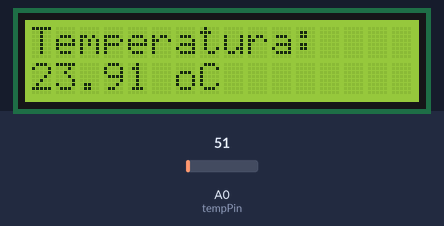
Bench run of a sketch on a simulated Arduino Uno, built with avr-gcc and run on an emulated ATmega328P. Shown: 16×2 character LCD. The test bench sets the inputs (shaded band); at power-on: A0 (tempPin) = 51. What the sketch prints to the serial monitor is not drawn.

Above: at 4.2 s.
4.3 s: A0 (tempPin) set to 61
At 5.7 s:
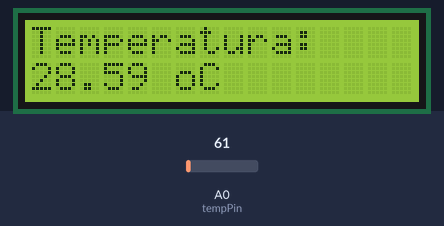
6.0 s: A0 (tempPin) set to 71
At 6.4 s:
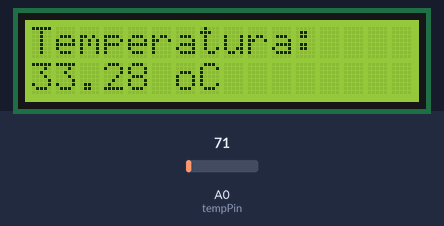
7.5 s: A0 (tempPin) set to 86
At 7.9 s:
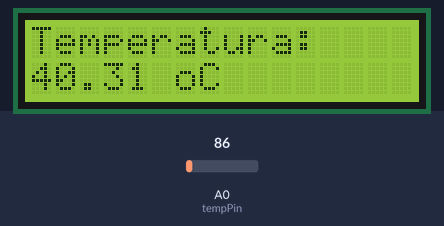
Timing chart, 0 to 10.5 s (numbered marks = the images above; inputs shaded):
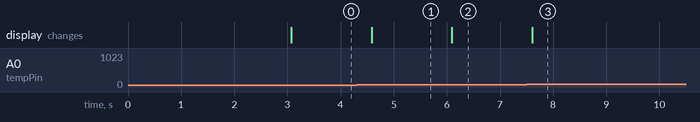

The sketch:

lm35_temperatura_mostra_lcd.ino
```cpp
#include<LiquidCrystal.h>;
LiquidCrystal lcd(12,11,5,4,3,2);
int tempPin = 0;
float tempC = 0;

void setup(){

  Serial.begin(9600);
  lcd.begin(16, 2);
  lcd.setCursor(0,0);
  lcd.print("JUCABNU");
  lcd.setCursor(0,1);
  lcd.print("Teste com LM35");
  delay(3000);
  lcd.clear();

}

void loop(){

  tempC = (4.8 * analogRead(tempPin) * 100.0) / 1024.0;
  //tempC = analogRead(tempPin);
  Serial.println(tempC);
  lcd.setCursor(0,0);
  lcd.print("Temperatura:");
  lcd.setCursor(0,1);
  lcd.print(tempC);
  lcd.setCursor(6,1);
  lcd.print("oC");
  delay(500);

}
```

Measured:
- after the input at 4.3 s, the display: changes after 0.28 s (image 1)
- after the input at 6.0 s, the display: changes after 0.09 s (image 2)
- after the input at 7.5 s, the display: changes after 0.11 s (image 3)
